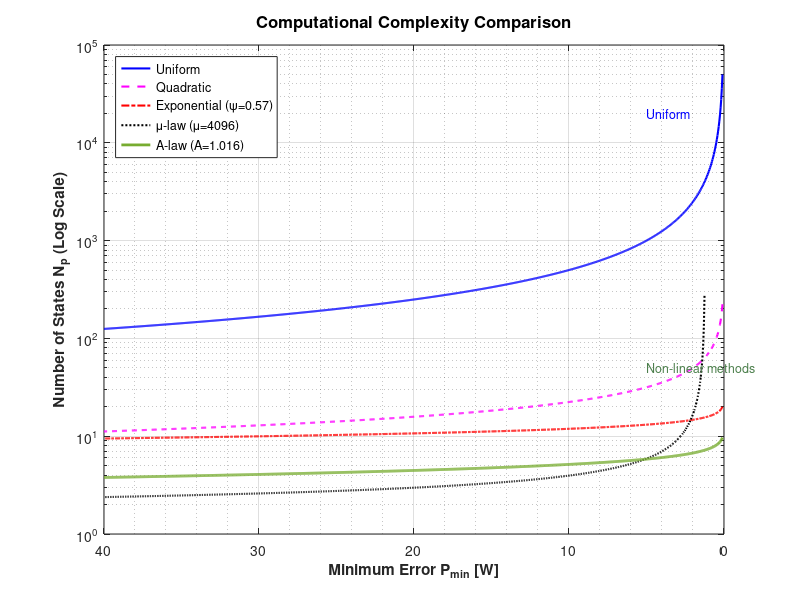

This chart was generated by the following MATLAB code: (Note: this script raises an error after producing the figure.)
%% Annex A - Computational Complexity of Discretization Methods
clear; clc; close all;

% --- Configuration & Parameters ---
P_min_range = linspace(0.1, 40, 1000); 
P_max = 5000;

set(0,'DefaultAxesFontSize',10);
set(0,'DefaultLineLineWidth',1.5);

% --- Data Generation ---

% 1. Uniform
Np_uniform = 5000 ./ P_min_range;

% 2. Exponential
psi = 0.57;
Np_exp = (1/psi) * log(5000 ./ P_min_range) + 1;

% 3. Quadratic
Np_quad = sqrt(5000 ./ P_min_range);

% 4. mu-law
mu = 4096;
Np_mu = 1 ./ ((log(P_min_range ./ 5000) ./ log(1 + mu)) + 1);

% 5. A-law
A = 1.016;
term1_a = (5000 * A * (1 + log(A))) ./ (P_min_range * A);
Np_alaw = (log(term1_a) - 1) ./ (1 + log(A));

%% --- FIGURE: Overall Comparison (Log Scale) ---

fig = figure('Name','Comprehensive Comparison','Color','w');

% Set figure size for LaTeX (in cm)
set(fig,'Units','centimeters');
set(fig,'Position',[0 0 12 8]); 

% Plot curves
semilogy(P_min_range, Np_uniform,'b','DisplayName','Uniform'); hold on;
semilogy(P_min_range, Np_quad,'m--','DisplayName','Quadratic');
semilogy(P_min_range, Np_exp,'r-.','DisplayName','Exponential (\psi=0.57)');
semilogy(P_min_range, Np_mu,'k:','DisplayName','\mu-law (\mu=4096)');
semilogy(P_min_range, Np_alaw,'Color',[0.466 0.674 0.188], ...
         'LineWidth',2,'DisplayName','A-law (A=1.016)');

% Axis styling
grid on
grid minor
set(gca,'XDir','reverse','YMinorTick','on')

% Labels and title
xlabel('Minimum Error P_{min} [W]','FontWeight','bold')
ylabel('Number of States N_p (Log Scale)','FontWeight','bold')
title('Computational Complexity Comparison','FontSize',12)

% Legend inside the plot
legend('Location','northwest')

% Annotations
text(5,20000,'Uniform','Color','b','FontSize',9)
text(5,50,'Non-linear methods','Color',[0.3 0.5 0.3],'FontSize',9)

% Remove extra white margins
ax = gca;
ax.LooseInset = ax.TightInset;
